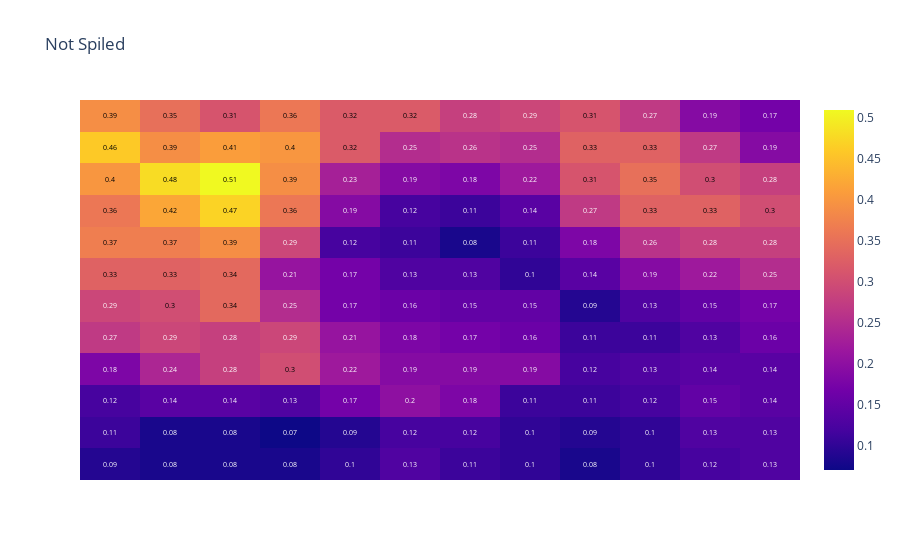
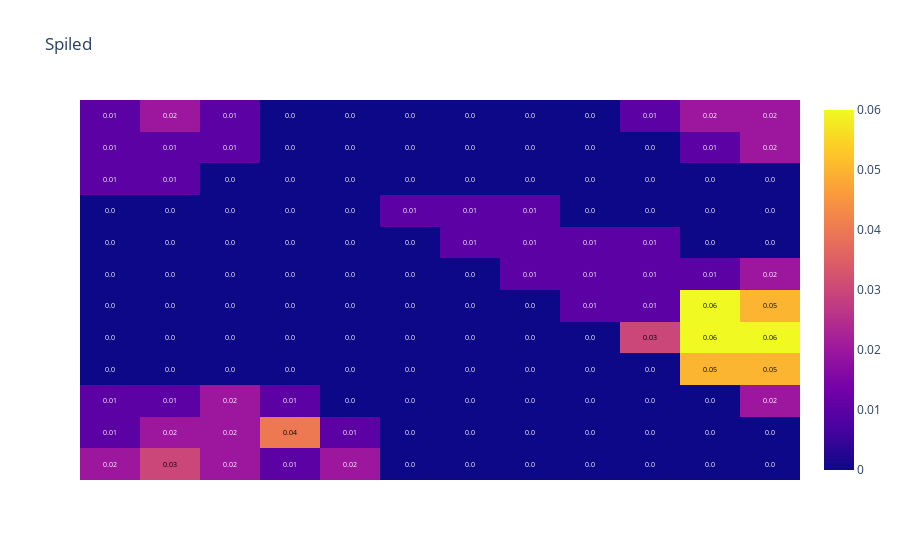

The code cell stored with these charts, in order, in its notebook:
### Code cell
GEMA.Visualization.codebook_vectors(main_map, np.array(["Not Spiled", "Spiled"]))

### Figure 1 — Plotly figure (JSON) as saved in the notebook; plotly's stock layout.template omitted (floating-point values rounded to 4 significant figures; data arrays with more than 128 entries replaced by an {"elided": "..."} marker saying what was removed)
{"data": [{"colorscale": [[0, "#0d0887"], [0.1111, "#46039f"], [0.2222, "#7201a8"], [0.3333, "#9c179e"], [0.4444, "#bd3786"], [0.5556, "#d8576b"], [0.6667, "#ed7953"], [0.7778, "#fb9f3a"], [0.8889, "#fdca26"], [1, "#f0f921"]], "reversescale": false, "showscale": true, "type": "heatmap", "z": {"elided": "12x12 float values"}}], "layout": {"annotations": [{"font": {"color": "#FFFFFF", "size": 7}, "showarrow": false, "text": "0.09", "x": 0, "xref": "x", "y": 0, "yref": "y"}, {"font": {"color": "#FFFFFF", "size": 7}, "showarrow": false, "text": "0.08", "x": 1, "xref": "x", "y": 0, "yref": "y"}, {"font": {"color": "#FFFFFF", "size": 7}, "showarrow": false, "text": "0.08", "x": 2, "xref": "x", "y": 0, "yref": "y"}, {"font": {"color": "#FFFFFF", "size": 7}, "showarrow": false, "text": "0.08", "x": 3, "xref": "x", "y": 0, "yref": "y"}, {"font": {"color": "#FFFFFF", "size": 7}, "showarrow": false, "text": "0.1", "x": 4, "xref": "x", "y": 0, "yref": "y"}, {"font": {"color": "#FFFFFF", "size": 7}, "showarrow": false, "text": "0.13", "x": 5, "xref": "x", "y": 0, "yref": "y"}, {"font": {"color": "#FFFFFF", "size": 7}, "showarrow": false, "text": "0.11", "x": 6, "xref": "x", "y": 0, "yref": "y"}, {"font": {"color": "#FFFFFF", "size": 7}, "showarrow": false, "text": "0.1", "x": 7, "xref": "x", "y": 0, "yref": "y"}, {"font": {"color": "#FFFFFF", "size": 7}, "showarrow": false, "text": "0.08", "x": 8, "xref": "x", "y": 0, "yref": "y"}, {"font": {"color": "#FFFFFF", "size": 7}, "showarrow": false, "text": "0.1", "x": 9, "xref": "x", "y": 0, "yref": "y"}, {"font": {"color": "#FFFFFF", "size": 7}, "showarrow": false, "text": "0.12", "x": 10, "xref": "x", "y": 0, "yref": "y"}, {"font": {"color": "#FFFFFF", "size": 7}, "showarrow": false, "text": "0.13", "x": 11, "xref": "x", "y": 0, "yref": "y"}, {"font": {"color": "#FFFFFF", "size": 7}, "showarrow": false, "text": "0.11", "x": 0, "xref": "x", "y": 1, "yref": "y"}, {"font": {"color": "#FFFFFF", "size": 7}, "showarrow": false, "text": "0.08", "x": 1, "xref": "x", "y": 1, "yref": "y"}, {"font": {"color": "#FFFFFF", "size": 7}, "showarrow": false, "text": "0.08", "x": 2, "xref": "x", "y": 1, "yref": "y"}, {"font": {"color": "#FFFFFF", "size": 7}, "showarrow": false, "text": "0.07", "x": 3, "xref": "x", "y": 1, "yref": "y"}, {"font": {"color": "#FFFFFF", "size": 7}, "showarrow": false, "text": "0.09", "x": 4, "xref": "x", "y": 1, "yref": "y"}, {"font": {"color": "#FFFFFF", "size": 7}, "showarrow": false, "text": "0.12", "x": 5, "xref": "x", "y": 1, "yref": "y"}, {"font": {"color": "#FFFFFF", "size": 7}, "showarrow": false, "text": "0.12", "x": 6, "xref": "x", "y": 1, "yref": "y"}, {"font": {"color": "#FFFFFF", "size": 7}, "showarrow": false, "text": "0.1", "x": 7, "xref": "x", "y": 1, "yref": "y"}, {"font": {"color": "#FFFFFF", "size": 7}, "showarrow": false, "text": "0.09", "x": 8, "xref": "x", "y": 1, "yref": "y"}, {"font": {"color": "#FFFFFF", "size": 7}, "showarrow": false, "text": "0.1", "x": 9, "xref": "x", "y": 1, "yref": "y"}, {"font": {"color": "#FFFFFF", "size": 7}, "showarrow": false, "text": "0.13", "x": 10, "xref": "x", "y": 1, "yref": "y"}, {"font": {"color": "#FFFFFF", "size": 7}, "showarrow": false, "text": "0.13", "x": 11, "xref": "x", "y": 1, "yref": "y"}, {"font": {"color": "#FFFFFF", "size": 7}, "showarrow": false, "text": "0.12", "x": 0, "xref": "x", "y": 2, "yref": "y"}, {"font": {"color": "#FFFFFF", "size": 7}, "showarrow": false, "text": "0.14", "x": 1, "xref": "x", "y": 2, "yref": "y"}, {"font": {"color": "#FFFFFF", "size": 7}, "showarrow": false, "text": "0.14", "x": 2, "xref": "x", "y": 2, "yref": "y"}, {"font": {"color": "#FFFFFF", "size": 7}, "showarrow": false, "text": "0.13", "x": 3, "xref": "x", "y": 2, "yref": "y"}, {"font": {"color": "#FFFFFF", "size": 7}, "showarrow": false, "text": "0.17", "x": 4, "xref": "x", "y": 2, "yref": "y"}, {"font": {"color": "#FFFFFF", "size": 7}, "showarrow": false, "text": "0.2", "x": 5, "xref": "x", "y": 2, "yref": "y"}, {"font": {"color": "#FFFFFF", "size": 7}, "showarrow": false, "text": "0.18", "x": 6, "xref": "x", "y": 2, "yref": "y"}, {"font": {"color": "#FFFFFF", "size": 7}, "showarrow": false, "text": "0.11", "x": 7, "xref": "x", "y": 2, "yref": "y"}, {"font": {"color": "#FFFFFF", "size": 7}, "showarrow": false, "text": "0.11", "x": 8, "xref": "x", "y": 2, "yref": "y"}, {"font": {"color": "#FFFFFF", "size": 7}, "showarrow": false, "text": "0.12", "x": 9, "xref": "x", "y": 2, "yref": "y"}, {"font": {"color": "#FFFFFF", "size": 7}, "showarrow": false, "text": "0.15", "x": 10, "xref": "x", "y": 2, "yref": "y"}, {"font": {"color": "#FFFFFF", "size": 7}, "showarrow": false, "text": "0.14", "x": 11, "xref": "x", "y": 2, "yref": "y"}, {"font": {"color": "#FFFFFF", "size": 7}, "showarrow": false, "text": "0.18", "x": 0, "xref": "x", "y": 3, "yref": "y"}, {"font": {"color": "#FFFFFF", "size": 7}, "showarrow": false, "text": "0.24", "x": 1, "xref": "x", "y": 3, "yref": "y"}, {"font": {"color": "#FFFFFF", "size": 7}, "showarrow": false, "text": "0.28", "x": 2, "xref": "x", "y": 3, "yref": "y"}, {"font": {"color": "#000000", "size": 7}, "showarrow": false, "text": "0.3", "x": 3, "xref": "x", "y": 3, "yref": "y"}, {"font": {"color": "#FFFFFF", "size": 7}, "showarrow": false, "text": "0.22", "x": 4, "xref": "x", "y": 3, "yref": "y"}, {"font": {"color": "#FFFFFF", "size": 7}, "showarrow": false, "text": "0.19", "x": 5, "xref": "x", "y": 3, "yref": "y"}, {"font": {"color": "#FFFFFF", "size": 7}, "showarrow": false, "text": "0.19", "x": 6, "xref": "x", "y": 3, "yref": "y"}, {"font": {"color": "#FFFFFF", "size": 7}, "showarrow": false, "text": "0.19", "x": 7, "xref": "x", "y": 3, "yref": "y"}, {"font": {"color": "#FFFFFF", "size": 7}, "showarrow": false, "text": "0.12", "x": 8, "xref": "x", "y": 3, "yref": "y"}, {"font": {"color": "#FFFFFF", "size": 7}, "showarrow": false, "text": "0.13", "x": 9, "xref": "x", "y": 3, "yref": "y"}, {"font": {"color": "#FFFFFF", "size": 7}, "showarrow": false, "text": "0.14", "x": 10, "xref": "x", "y": 3, "yref": "y"}, {"font": {"color": "#FFFFFF", "size": 7}, "showarrow": false, "text": "0.14", "x": 11, "xref": "x", "y": 3, "yref": "y"}, {"font": {"color": "#FFFFFF", "size": 7}, "showarrow": false, "text": "0.27", "x": 0, "xref": "x", "y": 4, "yref": "y"}, {"font": {"color": "#FFFFFF", "size": 7}, "showarrow": false, "text": "0.29", "x": 1, "xref": "x", "y": 4, "yref": "y"}, {"font": {"color": "#FFFFFF", "size": 7}, "showarrow": false, "text": "0.28", "x": 2, "xref": "x", "y": 4, "yref": "y"}, {"font": {"color": "#FFFFFF", "size": 7}, "showarrow": false, "text": "0.29", "x": 3, "xref": "x", "y": 4, "yref": "y"}, {"font": {"color": "#FFFFFF", "size": 7}, "showarrow": false, "text": "0.21", "x": 4, "xref": "x", "y": 4, "yref": "y"}, {"font": {"color": "#FFFFFF", "size": 7}, "showarrow": false, "text": "0.18", "x": 5, "xref": "x", "y": 4, "yref": "y"}, {"font": {"color": "#FFFFFF", "size": 7}, "showarrow": false, "text": "0.17", "x": 6, "xref": "x", "y": 4, "yref": "y"}, {"font": {"color": "#FFFFFF", "size": 7}, "showarrow": false, "text": "0.16", "x": 7, "xref": "x", "y": 4, "yref": "y"}, {"font": {"color": "#FFFFFF", "size": 7}, "showarrow": false, "text": "0.11", "x": 8, "xref": "x", "y": 4, "yref": "y"}, {"font": {"color": "#FFFFFF", "size": 7}, "showarrow": false, "text": "0.11", "x": 9, "xref": "x", "y": 4, "yref": "y"}, {"font": {"color": "#FFFFFF", "size": 7}, "showarrow": false, "text": "0.13", "x": 10, "xref": "x", "y": 4, "yref": "y"}, {"font": {"color": "#FFFFFF", "size": 7}, "showarrow": false, "text": "0.16", "x": 11, "xref": "x", "y": 4, "yref": "y"}, {"font": {"color": "#FFFFFF", "size": 7}, "showarrow": false, "text": "0.29", "x": 0, "xref": "x", "y": 5, "yref": "y"}, {"font": {"color": "#000000", "size": 7}, "showarrow": false, "text": "0.3", "x": 1, "xref": "x", "y": 5, "yref": "y"}, {"font": {"color": "#000000", "size": 7}, "showarrow": false, "text": "0.34", "x": 2, "xref": "x", "y": 5, "yref": "y"}, {"font": {"color": "#FFFFFF", "size": 7}, "showarrow": false, "text": "0.25", "x": 3, "xref": "x", "y": 5, "yref": "y"}, {"font": {"color": "#FFFFFF", "size": 7}, "showarrow": false, "text": "0.17", "x": 4, "xref": "x", "y": 5, "yref": "y"}, {"font": {"color": "#FFFFFF", "size": 7}, "showarrow": false, "text": "0.16", "x": 5, "xref": "x", "y": 5, "yref": "y"}, {"font": {"color": "#FFFFFF", "size": 7}, "showarrow": false, "text": "0.15", "x": 6, "xref": "x", "y": 5, "yref": "y"}, {"font": {"color": "#FFFFFF", "size": 7}, "showarrow": false, "text": "0.15", "x": 7, "xref": "x", "y": 5, "yref": "y"}, {"font": {"color": "#FFFFFF", "size": 7}, "showarrow": false, "text": "0.09", "x": 8, "xref": "x", "y": 5, "yref": "y"}, {"font": {"color": "#FFFFFF", "size": 7}, "showarrow": false, "text": "0.13", "x": 9, "xref": "x", "y": 5, "yref": "y"}, {"font": {"color": "#FFFFFF", "size": 7}, "showarrow": false, "text": "0.15", "x": 10, "xref": "x", "y": 5, "yref": "y"}, {"font": {"color": "#FFFFFF", "size": 7}, "showarrow": false, "text": "0.17", "x": 11, "xref": "x", "y": 5, "yref": "y"}, {"font": {"color": "#000000", "size": 7}, "showarrow": false, "text": "0.33", "x": 0, "xref": "x", "y": 6, "yref": "y"}, {"font": {"color": "#000000", "size": 7}, "showarrow": false, "text": "0.33", "x": 1, "xref": "x", "y": 6, "yref": "y"}, {"font": {"color": "#000000", "size": 7}, "showarrow": false, "text": "0.34", "x": 2, "xref": "x", "y": 6, "yref": "y"}, {"font": {"color": "#FFFFFF", "size": 7}, "showarrow": false, "text": "0.21", "x": 3, "xref": "x", "y": 6, "yref": "y"}, {"font": {"color": "#FFFFFF", "size": 7}, "showarrow": false, "text": "0.17", "x": 4, "xref": "x", "y": 6, "yref": "y"}, {"font": {"color": "#FFFFFF", "size": 7}, "showarrow": false, "text": "0.13", "x": 5, "xref": "x", "y": 6, "yref": "y"}, {"font": {"color": "#FFFFFF", "size": 7}, "showarrow": false, "text": "0.13", "x": 6, "xref": "x", "y": 6, "yref": "y"}, {"font": {"color": "#FFFFFF", "size": 7}, "showarrow": false, "text": "0.1", "x": 7, "xref": "x", "y": 6, "yref": "y"}, {"font": {"color": "#FFFFFF", "size": 7}, "showarrow": false, "text": "0.14", "x": 8, "xref": "x", "y": 6, "yref": "y"}, {"font": {"color": "#FFFFFF", "size": 7}, "showarrow": false, "text": "0.19", "x": 9, "xref": "x", "y": 6, "yref": "y"}, {"font": {"color": "#FFFFFF", "size": 7}, "showarrow": false, "text": "0.22", "x": 10, "xref": "x", "y": 6, "yref": "y"}, {"font": {"color": "#FFFFFF", "size": 7}, "showarrow": false, "text": "0.25", "x": 11, "xref": "x", "y": 6, "yref": "y"}, {"font": {"color": "#000000", "size": 7}, "showarrow": false, "text": "0.37", "x": 0, "xref": "x", "y": 7, "yref": "y"}, {"font": {"color": "#000000", "size": 7}, "showarrow": false, "text": "0.37", "x": 1, "xref": "x", "y": 7, "yref": "y"}, {"font": {"color": "#000000", "size": 7}, "showarrow": false, "text": "0.39", "x": 2, "xref": "x", "y": 7, "yref": "y"}, {"font": {"color": "#FFFFFF", "size": 7}, "showarrow": false, "text": "0.29", "x": 3, "xref": "x", "y": 7, "yref": "y"}, {"font": {"color": "#FFFFFF", "size": 7}, "showarrow": false, "text": "0.12", "x": 4, "xref": "x", "y": 7, "yref": "y"}, {"font": {"color": "#FFFFFF", "size": 7}, "showarrow": false, "text": "0.11", "x": 5, "xref": "x", "y": 7, "yref": "y"}, {"font": {"color": "#FFFFFF", "size": 7}, "showarrow": false, "text": "0.08", "x": 6, "xref": "x", "y": 7, "yref": "y"}, {"font": {"color": "#FFFFFF", "size": 7}, "showarrow": false, "text": "0.11", "x": 7, "xref": "x", "y": 7, "yref": "y"}, {"font": {"color": "#FFFFFF", "size": 7}, "showarrow": false, "text": "0.18", "x": 8, "xref": "x", "y": 7, "yref": "y"}, {"font": {"color": "#FFFFFF", "size": 7}, "showarrow": false, "text": "0.26", "x": 9, "xref": "x", "y": 7, "yref": "y"}, {"font": {"color": "#FFFFFF", "size": 7}, "showarrow": false, "text": "0.28", "x": 10, "xref": "x", "y": 7, "yref": "y"}, {"font": {"color": "#FFFFFF", "size": 7}, "showarrow": false, "text": "0.28", "x": 11, "xref": "x", "y": 7, "yref": "y"}, {"font": {"color": "#000000", "size": 7}, "showarrow": false, "text": "0.36", "x": 0, "xref": "x", "y": 8, "yref": "y"}, {"font": {"color": "#000000", "size": 7}, "showarrow": false, "text": "0.42", "x": 1, "xref": "x", "y": 8, "yref": "y"}, {"font": {"color": "#000000", "size": 7}, "showarrow": false, "text": "0.47", "x": 2, "xref": "x", "y": 8, "yref": "y"}, {"font": {"color": "#000000", "size": 7}, "showarrow": false, "text": "0.36", "x": 3, "xref": "x", "y": 8, "yref": "y"}, {"font": {"color": "#FFFFFF", "size": 7}, "showarrow": false, "text": "0.19", "x": 4, "xref": "x", "y": 8, "yref": "y"}, {"font": {"color": "#FFFFFF", "size": 7}, "showarrow": false, "text": "0.12", "x": 5, "xref": "x", "y": 8, "yref": "y"}, {"font": {"color": "#FFFFFF", "size": 7}, "showarrow": false, "text": "0.11", "x": 6, "xref": "x", "y": 8, "yref": "y"}, {"font": {"color": "#FFFFFF", "size": 7}, "showarrow": false, "text": "0.14", "x": 7, "xref": "x", "y": 8, "yref": "y"}, {"font": {"color": "#FFFFFF", "size": 7}, "showarrow": false, "text": "0.27", "x": 8, "xref": "x", "y": 8, "yref": "y"}, {"font": {"color": "#000000", "size": 7}, "showarrow": false, "text": "0.33", "x": 9, "xref": "x", "y": 8, "yref": "y"}, {"font": {"color": "#000000", "size": 7}, "showarrow": false, "text": "0.33", "x": 10, "xref": "x", "y": 8, "yref": "y"}, {"font": {"color": "#000000", "size": 7}, "showarrow": false, "text": "0.3", "x": 11, "xref": "x", "y": 8, "yref": "y"}, {"font": {"color": "#000000", "size": 7}, "showarrow": false, "text": "0.4", "x": 0, "xref": "x", "y": 9, "yref": "y"}, {"font": {"color": "#000000", "size": 7}, "showarrow": false, "text": "0.48", "x": 1, "xref": "x", "y": 9, "yref": "y"}, {"font": {"color": "#000000", "size": 7}, "showarrow": false, "text": "0.51", "x": 2, "xref": "x", "y": 9, "yref": "y"}, {"font": {"color": "#000000", "size": 7}, "showarrow": false, "text": "0.39", "x": 3, "xref": "x", "y": 9, "yref": "y"}, {"font": {"color": "#FFFFFF", "size": 7}, "showarrow": false, "text": "0.23", "x": 4, "xref": "x", "y": 9, "yref": "y"}, {"font": {"color": "#FFFFFF", "size": 7}, "showarrow": false, "text": "0.19", "x": 5, "xref": "x", "y": 9, "yref": "y"}, {"font": {"color": "#FFFFFF", "size": 7}, "showarrow": false, "text": "0.18", "x": 6, "xref": "x", "y": 9, "yref": "y"}, {"font": {"color": "#FFFFFF", "size": 7}, "showarrow": false, "text": "0.22", "x": 7, "xref": "x", "y": 9, "yref": "y"}, {"font": {"color": "#000000", "size": 7}, "showarrow": false, "text": "0.31", "x": 8, "xref": "x", "y": 9, "yref": "y"}, {"font": {"color": "#000000", "size": 7}, "showarrow": false, "text": "0.35", "x": 9, "xref": "x", "y": 9, "yref": "y"}, {"font": {"color": "#000000", "size": 7}, "showarrow": false, "text": "0.3", "x": 10, "xref": "x", "y": 9, "yref": "y"}, {"font": {"color": "#FFFFFF", "size": 7}, "showarrow": false, "text": "0.28", "x": 11, "xref": "x", "y": 9, "yref": "y"}, {"font": {"color": "#000000", "size": 7}, "showarrow": false, "text": "0.46", "x": 0, "xref": "x", "y": 10, "yref": "y"}, {"font": {"color": "#000000", "size": 7}, "showarrow": false, "text": "0.39", "x": 1, "xref": "x", "y": 10, "yref": "y"}, {"font": {"color": "#000000", "size": 7}, "showarrow": false, "text": "0.41", "x": 2, "xref": "x", "y": 10, "yref": "y"}, {"font": {"color": "#000000", "size": 7}, "showarrow": false, "text": "0.4", "x": 3, "xref": "x", "y": 10, "yref": "y"}, {"font": {"color": "#000000", "size": 7}, "showarrow": false, "text": "0.32", "x": 4, "xref": "x", "y": 10, "yref": "y"}, {"font": {"color": "#FFFFFF", "size": 7}, "showarrow": false, "text": "0.25", "x": 5, "xref": "x", "y": 10, "yref": "y"}, {"font": {"color": "#FFFFFF", "size": 7}, "showarrow": false, "text": "0.26", "x": 6, "xref": "x", "y": 10, "yref": "y"}, {"font": {"color": "#FFFFFF", "size": 7}, "showarrow": false, "text": "0.25", "x": 7, "xref": "x", "y": 10, "yref": "y"}, {"font": {"color": "#000000", "size": 7}, "showarrow": false, "text": "0.33", "x": 8, "xref": "x", "y": 10, "yref": "y"}, {"font": {"color": "#000000", "size": 7}, "showarrow": false, "text": "0.33", "x": 9, "xref": "x", "y": 10, "yref": "y"}, {"font": {"color": "#FFFFFF", "size": 7}, "showarrow": false, "text": "0.27", "x": 10, "xref": "x", "y": 10, "yref": "y"}, {"font": {"color": "#FFFFFF", "size": 7}, "showarrow": false, "text": "0.19", "x": 11, "xref": "x", "y": 10, "yref": "y"}, {"font": {"color": "#000000", "size": 7}, "showarrow": false, "text": "0.39", "x": 0, "xref": "x", "y": 11, "yref": "y"}, {"font": {"color": "#000000", "size": 7}, "showarrow": false, "text": "0.35", "x": 1, "xref": "x", "y": 11, "yref": "y"}, {"font": {"color": "#000000", "size": 7}, "showarrow": false, "text": "0.31", "x": 2, "xref": "x", "y": 11, "yref": "y"}, {"font": {"color": "#000000", "size": 7}, "showarrow": false, "text": "0.36", "x": 3, "xref": "x", "y": 11, "yref": "y"}, {"font": {"color": "#000000", "size": 7}, "showarrow": false, "text": "0.32", "x": 4, "xref": "x", "y": 11, "yref": "y"}, {"font": {"color": "#000000", "size": 7}, "showarrow": false, "text": "0.32", "x": 5, "xref": "x", "y": 11, "yref": "y"}, {"font": {"color": "#FFFFFF", "size": 7}, "showarrow": false, "text": "0.28", "x": 6, "xref": "x", "y": 11, "yref": "y"}, {"font": {"color": "#FFFFFF", "size": 7}, "showarrow": false, "text": "0.29", "x": 7, "xref": "x", "y": 11, "yref": "y"}, {"font": {"color": "#000000", "size": 7}, "showarrow": false, "text": "0.31", "x": 8, "xref": "x", "y": 11, "yref": "y"}, {"font": {"color": "#FFFFFF", "size": 7}, "showarrow": false, "text": "0.27", "x": 9, "xref": "x", "y": 11, "yref": "y"}, {"font": {"color": "#FFFFFF", "size": 7}, "showarrow": false, "text": "0.19", "x": 10, "xref": "x", "y": 11, "yref": "y"}, {"font": {"color": "#FFFFFF", "size": 7}, "showarrow": false, "text": "0.17", "x": 11, "xref": "x", "y": 11, "yref": "y"}], "title": {"text": "Not Spiled"}, "xaxis": {"gridcolor": "rgb(0, 0, 0)", "showticklabels": false, "side": "top", "ticks": ""}, "yaxis": {"showticklabels": false, "ticks": "", "ticksuffix": "  "}}}

### Figure 2 — Plotly figure (JSON) as saved in the notebook; plotly's stock layout.template omitted (floating-point values rounded to 4 significant figures; data arrays with more than 128 entries replaced by an {"elided": "..."} marker saying what was removed)
{"data": [{"colorscale": [[0, "#0d0887"], [0.1111, "#46039f"], [0.2222, "#7201a8"], [0.3333, "#9c179e"], [0.4444, "#bd3786"], [0.5556, "#d8576b"], [0.6667, "#ed7953"], [0.7778, "#fb9f3a"], [0.8889, "#fdca26"], [1, "#f0f921"]], "reversescale": false, "showscale": true, "type": "heatmap", "z": {"elided": "12x12 float values"}}], "layout": {"annotations": [{"font": {"color": "#FFFFFF", "size": 7}, "showarrow": false, "text": "0.02", "x": 0, "xref": "x", "y": 0, "yref": "y"}, {"font": {"color": "#000000", "size": 7}, "showarrow": false, "text": "0.03", "x": 1, "xref": "x", "y": 0, "yref": "y"}, {"font": {"color": "#FFFFFF", "size": 7}, "showarrow": false, "text": "0.02", "x": 2, "xref": "x", "y": 0, "yref": "y"}, {"font": {"color": "#FFFFFF", "size": 7}, "showarrow": false, "text": "0.01", "x": 3, "xref": "x", "y": 0, "yref": "y"}, {"font": {"color": "#FFFFFF", "size": 7}, "showarrow": false, "text": "0.02", "x": 4, "xref": "x", "y": 0, "yref": "y"}, {"font": {"color": "#FFFFFF", "size": 7}, "showarrow": false, "text": "0.0", "x": 5, "xref": "x", "y": 0, "yref": "y"}, {"font": {"color": "#FFFFFF", "size": 7}, "showarrow": false, "text": "0.0", "x": 6, "xref": "x", "y": 0, "yref": "y"}, {"font": {"color": "#FFFFFF", "size": 7}, "showarrow": false, "text": "0.0", "x": 7, "xref": "x", "y": 0, "yref": "y"}, {"font": {"color": "#FFFFFF", "size": 7}, "showarrow": false, "text": "0.0", "x": 8, "xref": "x", "y": 0, "yref": "y"}, {"font": {"color": "#FFFFFF", "size": 7}, "showarrow": false, "text": "0.0", "x": 9, "xref": "x", "y": 0, "yref": "y"}, {"font": {"color": "#FFFFFF", "size": 7}, "showarrow": false, "text": "0.0", "x": 10, "xref": "x", "y": 0, "yref": "y"}, {"font": {"color": "#FFFFFF", "size": 7}, "showarrow": false, "text": "0.0", "x": 11, "xref": "x", "y": 0, "yref": "y"}, {"font": {"color": "#FFFFFF", "size": 7}, "showarrow": false, "text": "0.01", "x": 0, "xref": "x", "y": 1, "yref": "y"}, {"font": {"color": "#FFFFFF", "size": 7}, "showarrow": false, "text": "0.02", "x": 1, "xref": "x", "y": 1, "yref": "y"}, {"font": {"color": "#FFFFFF", "size": 7}, "showarrow": false, "text": "0.02", "x": 2, "xref": "x", "y": 1, "yref": "y"}, {"font": {"color": "#000000", "size": 7}, "showarrow": false, "text": "0.04", "x": 3, "xref": "x", "y": 1, "yref": "y"}, {"font": {"color": "#FFFFFF", "size": 7}, "showarrow": false, "text": "0.01", "x": 4, "xref": "x", "y": 1, "yref": "y"}, {"font": {"color": "#FFFFFF", "size": 7}, "showarrow": false, "text": "0.0", "x": 5, "xref": "x", "y": 1, "yref": "y"}, {"font": {"color": "#FFFFFF", "size": 7}, "showarrow": false, "text": "0.0", "x": 6, "xref": "x", "y": 1, "yref": "y"}, {"font": {"color": "#FFFFFF", "size": 7}, "showarrow": false, "text": "0.0", "x": 7, "xref": "x", "y": 1, "yref": "y"}, {"font": {"color": "#FFFFFF", "size": 7}, "showarrow": false, "text": "0.0", "x": 8, "xref": "x", "y": 1, "yref": "y"}, {"font": {"color": "#FFFFFF", "size": 7}, "showarrow": false, "text": "0.0", "x": 9, "xref": "x", "y": 1, "yref": "y"}, {"font": {"color": "#FFFFFF", "size": 7}, "showarrow": false, "text": "0.0", "x": 10, "xref": "x", "y": 1, "yref": "y"}, {"font": {"color": "#FFFFFF", "size": 7}, "showarrow": false, "text": "0.0", "x": 11, "xref": "x", "y": 1, "yref": "y"}, {"font": {"color": "#FFFFFF", "size": 7}, "showarrow": false, "text": "0.01", "x": 0, "xref": "x", "y": 2, "yref": "y"}, {"font": {"color": "#FFFFFF", "size": 7}, "showarrow": false, "text": "0.01", "x": 1, "xref": "x", "y": 2, "yref": "y"}, {"font": {"color": "#FFFFFF", "size": 7}, "showarrow": false, "text": "0.02", "x": 2, "xref": "x", "y": 2, "yref": "y"}, {"font": {"color": "#FFFFFF", "size": 7}, "showarrow": false, "text": "0.01", "x": 3, "xref": "x", "y": 2, "yref": "y"}, {"font": {"color": "#FFFFFF", "size": 7}, "showarrow": false, "text": "0.0", "x": 4, "xref": "x", "y": 2, "yref": "y"}, {"font": {"color": "#FFFFFF", "size": 7}, "showarrow": false, "text": "0.0", "x": 5, "xref": "x", "y": 2, "yref": "y"}, {"font": {"color": "#FFFFFF", "size": 7}, "showarrow": false, "text": "0.0", "x": 6, "xref": "x", "y": 2, "yref": "y"}, {"font": {"color": "#FFFFFF", "size": 7}, "showarrow": false, "text": "0.0", "x": 7, "xref": "x", "y": 2, "yref": "y"}, {"font": {"color": "#FFFFFF", "size": 7}, "showarrow": false, "text": "0.0", "x": 8, "xref": "x", "y": 2, "yref": "y"}, {"font": {"color": "#FFFFFF", "size": 7}, "showarrow": false, "text": "0.0", "x": 9, "xref": "x", "y": 2, "yref": "y"}, {"font": {"color": "#FFFFFF", "size": 7}, "showarrow": false, "text": "0.0", "x": 10, "xref": "x", "y": 2, "yref": "y"}, {"font": {"color": "#FFFFFF", "size": 7}, "showarrow": false, "text": "0.02", "x": 11, "xref": "x", "y": 2, "yref": "y"}, {"font": {"color": "#FFFFFF", "size": 7}, "showarrow": false, "text": "0.0", "x": 0, "xref": "x", "y": 3, "yref": "y"}, {"font": {"color": "#FFFFFF", "size": 7}, "showarrow": false, "text": "0.0", "x": 1, "xref": "x", "y": 3, "yref": "y"}, {"font": {"color": "#FFFFFF", "size": 7}, "showarrow": false, "text": "0.0", "x": 2, "xref": "x", "y": 3, "yref": "y"}, {"font": {"color": "#FFFFFF", "size": 7}, "showarrow": false, "text": "0.0", "x": 3, "xref": "x", "y": 3, "yref": "y"}, {"font": {"color": "#FFFFFF", "size": 7}, "showarrow": false, "text": "0.0", "x": 4, "xref": "x", "y": 3, "yref": "y"}, {"font": {"color": "#FFFFFF", "size": 7}, "showarrow": false, "text": "0.0", "x": 5, "xref": "x", "y": 3, "yref": "y"}, {"font": {"color": "#FFFFFF", "size": 7}, "showarrow": false, "text": "0.0", "x": 6, "xref": "x", "y": 3, "yref": "y"}, {"font": {"color": "#FFFFFF", "size": 7}, "showarrow": false, "text": "0.0", "x": 7, "xref": "x", "y": 3, "yref": "y"}, {"font": {"color": "#FFFFFF", "size": 7}, "showarrow": false, "text": "0.0", "x": 8, "xref": "x", "y": 3, "yref": "y"}, {"font": {"color": "#FFFFFF", "size": 7}, "showarrow": false, "text": "0.0", "x": 9, "xref": "x", "y": 3, "yref": "y"}, {"font": {"color": "#000000", "size": 7}, "showarrow": false, "text": "0.05", "x": 10, "xref": "x", "y": 3, "yref": "y"}, {"font": {"color": "#000000", "size": 7}, "showarrow": false, "text": "0.05", "x": 11, "xref": "x", "y": 3, "yref": "y"}, {"font": {"color": "#FFFFFF", "size": 7}, "showarrow": false, "text": "0.0", "x": 0, "xref": "x", "y": 4, "yref": "y"}, {"font": {"color": "#FFFFFF", "size": 7}, "showarrow": false, "text": "0.0", "x": 1, "xref": "x", "y": 4, "yref": "y"}, {"font": {"color": "#FFFFFF", "size": 7}, "showarrow": false, "text": "0.0", "x": 2, "xref": "x", "y": 4, "yref": "y"}, {"font": {"color": "#FFFFFF", "size": 7}, "showarrow": false, "text": "0.0", "x": 3, "xref": "x", "y": 4, "yref": "y"}, {"font": {"color": "#FFFFFF", "size": 7}, "showarrow": false, "text": "0.0", "x": 4, "xref": "x", "y": 4, "yref": "y"}, {"font": {"color": "#FFFFFF", "size": 7}, "showarrow": false, "text": "0.0", "x": 5, "xref": "x", "y": 4, "yref": "y"}, {"font": {"color": "#FFFFFF", "size": 7}, "showarrow": false, "text": "0.0", "x": 6, "xref": "x", "y": 4, "yref": "y"}, {"font": {"color": "#FFFFFF", "size": 7}, "showarrow": false, "text": "0.0", "x": 7, "xref": "x", "y": 4, "yref": "y"}, {"font": {"color": "#FFFFFF", "size": 7}, "showarrow": false, "text": "0.0", "x": 8, "xref": "x", "y": 4, "yref": "y"}, {"font": {"color": "#000000", "size": 7}, "showarrow": false, "text": "0.03", "x": 9, "xref": "x", "y": 4, "yref": "y"}, {"font": {"color": "#000000", "size": 7}, "showarrow": false, "text": "0.06", "x": 10, "xref": "x", "y": 4, "yref": "y"}, {"font": {"color": "#000000", "size": 7}, "showarrow": false, "text": "0.06", "x": 11, "xref": "x", "y": 4, "yref": "y"}, {"font": {"color": "#FFFFFF", "size": 7}, "showarrow": false, "text": "0.0", "x": 0, "xref": "x", "y": 5, "yref": "y"}, {"font": {"color": "#FFFFFF", "size": 7}, "showarrow": false, "text": "0.0", "x": 1, "xref": "x", "y": 5, "yref": "y"}, {"font": {"color": "#FFFFFF", "size": 7}, "showarrow": false, "text": "0.0", "x": 2, "xref": "x", "y": 5, "yref": "y"}, {"font": {"color": "#FFFFFF", "size": 7}, "showarrow": false, "text": "0.0", "x": 3, "xref": "x", "y": 5, "yref": "y"}, {"font": {"color": "#FFFFFF", "size": 7}, "showarrow": false, "text": "0.0", "x": 4, "xref": "x", "y": 5, "yref": "y"}, {"font": {"color": "#FFFFFF", "size": 7}, "showarrow": false, "text": "0.0", "x": 5, "xref": "x", "y": 5, "yref": "y"}, {"font": {"color": "#FFFFFF", "size": 7}, "showarrow": false, "text": "0.0", "x": 6, "xref": "x", "y": 5, "yref": "y"}, {"font": {"color": "#FFFFFF", "size": 7}, "showarrow": false, "text": "0.0", "x": 7, "xref": "x", "y": 5, "yref": "y"}, {"font": {"color": "#FFFFFF", "size": 7}, "showarrow": false, "text": "0.01", "x": 8, "xref": "x", "y": 5, "yref": "y"}, {"font": {"color": "#FFFFFF", "size": 7}, "showarrow": false, "text": "0.01", "x": 9, "xref": "x", "y": 5, "yref": "y"}, {"font": {"color": "#000000", "size": 7}, "showarrow": false, "text": "0.06", "x": 10, "xref": "x", "y": 5, "yref": "y"}, {"font": {"color": "#000000", "size": 7}, "showarrow": false, "text": "0.05", "x": 11, "xref": "x", "y": 5, "yref": "y"}, {"font": {"color": "#FFFFFF", "size": 7}, "showarrow": false, "text": "0.0", "x": 0, "xref": "x", "y": 6, "yref": "y"}, {"font": {"color": "#FFFFFF", "size": 7}, "showarrow": false, "text": "0.0", "x": 1, "xref": "x", "y": 6, "yref": "y"}, {"font": {"color": "#FFFFFF", "size": 7}, "showarrow": false, "text": "0.0", "x": 2, "xref": "x", "y": 6, "yref": "y"}, {"font": {"color": "#FFFFFF", "size": 7}, "showarrow": false, "text": "0.0", "x": 3, "xref": "x", "y": 6, "yref": "y"}, {"font": {"color": "#FFFFFF", "size": 7}, "showarrow": false, "text": "0.0", "x": 4, "xref": "x", "y": 6, "yref": "y"}, {"font": {"color": "#FFFFFF", "size": 7}, "showarrow": false, "text": "0.0", "x": 5, "xref": "x", "y": 6, "yref": "y"}, {"font": {"color": "#FFFFFF", "size": 7}, "showarrow": false, "text": "0.0", "x": 6, "xref": "x", "y": 6, "yref": "y"}, {"font": {"color": "#FFFFFF", "size": 7}, "showarrow": false, "text": "0.01", "x": 7, "xref": "x", "y": 6, "yref": "y"}, {"font": {"color": "#FFFFFF", "size": 7}, "showarrow": false, "text": "0.01", "x": 8, "xref": "x", "y": 6, "yref": "y"}, {"font": {"color": "#FFFFFF", "size": 7}, "showarrow": false, "text": "0.01", "x": 9, "xref": "x", "y": 6, "yref": "y"}, {"font": {"color": "#FFFFFF", "size": 7}, "showarrow": false, "text": "0.01", "x": 10, "xref": "x", "y": 6, "yref": "y"}, {"font": {"color": "#FFFFFF", "size": 7}, "showarrow": false, "text": "0.02", "x": 11, "xref": "x", "y": 6, "yref": "y"}, {"font": {"color": "#FFFFFF", "size": 7}, "showarrow": false, "text": "0.0", "x": 0, "xref": "x", "y": 7, "yref": "y"}, {"font": {"color": "#FFFFFF", "size": 7}, "showarrow": false, "text": "0.0", "x": 1, "xref": "x", "y": 7, "yref": "y"}, {"font": {"color": "#FFFFFF", "size": 7}, "showarrow": false, "text": "0.0", "x": 2, "xref": "x", "y": 7, "yref": "y"}, {"font": {"color": "#FFFFFF", "size": 7}, "showarrow": false, "text": "0.0", "x": 3, "xref": "x", "y": 7, "yref": "y"}, {"font": {"color": "#FFFFFF", "size": 7}, "showarrow": false, "text": "0.0", "x": 4, "xref": "x", "y": 7, "yref": "y"}, {"font": {"color": "#FFFFFF", "size": 7}, "showarrow": false, "text": "0.0", "x": 5, "xref": "x", "y": 7, "yref": "y"}, {"font": {"color": "#FFFFFF", "size": 7}, "showarrow": false, "text": "0.01", "x": 6, "xref": "x", "y": 7, "yref": "y"}, {"font": {"color": "#FFFFFF", "size": 7}, "showarrow": false, "text": "0.01", "x": 7, "xref": "x", "y": 7, "yref": "y"}, {"font": {"color": "#FFFFFF", "size": 7}, "showarrow": false, "text": "0.01", "x": 8, "xref": "x", "y": 7, "yref": "y"}, {"font": {"color": "#FFFFFF", "size": 7}, "showarrow": false, "text": "0.01", "x": 9, "xref": "x", "y": 7, "yref": "y"}, {"font": {"color": "#FFFFFF", "size": 7}, "showarrow": false, "text": "0.0", "x": 10, "xref": "x", "y": 7, "yref": "y"}, {"font": {"color": "#FFFFFF", "size": 7}, "showarrow": false, "text": "0.0", "x": 11, "xref": "x", "y": 7, "yref": "y"}, {"font": {"color": "#FFFFFF", "size": 7}, "showarrow": false, "text": "0.0", "x": 0, "xref": "x", "y": 8, "yref": "y"}, {"font": {"color": "#FFFFFF", "size": 7}, "showarrow": false, "text": "0.0", "x": 1, "xref": "x", "y": 8, "yref": "y"}, {"font": {"color": "#FFFFFF", "size": 7}, "showarrow": false, "text": "0.0", "x": 2, "xref": "x", "y": 8, "yref": "y"}, {"font": {"color": "#FFFFFF", "size": 7}, "showarrow": false, "text": "0.0", "x": 3, "xref": "x", "y": 8, "yref": "y"}, {"font": {"color": "#FFFFFF", "size": 7}, "showarrow": false, "text": "0.0", "x": 4, "xref": "x", "y": 8, "yref": "y"}, {"font": {"color": "#FFFFFF", "size": 7}, "showarrow": false, "text": "0.01", "x": 5, "xref": "x", "y": 8, "yref": "y"}, {"font": {"color": "#FFFFFF", "size": 7}, "showarrow": false, "text": "0.01", "x": 6, "xref": "x", "y": 8, "yref": "y"}, {"font": {"color": "#FFFFFF", "size": 7}, "showarrow": false, "text": "0.01", "x": 7, "xref": "x", "y": 8, "yref": "y"}, {"font": {"color": "#FFFFFF", "size": 7}, "showarrow": false, "text": "0.0", "x": 8, "xref": "x", "y": 8, "yref": "y"}, {"font": {"color": "#FFFFFF", "size": 7}, "showarrow": false, "text": "0.0", "x": 9, "xref": "x", "y": 8, "yref": "y"}, {"font": {"color": "#FFFFFF", "size": 7}, "showarrow": false, "text": "0.0", "x": 10, "xref": "x", "y": 8, "yref": "y"}, {"font": {"color": "#FFFFFF", "size": 7}, "showarrow": false, "text": "0.0", "x": 11, "xref": "x", "y": 8, "yref": "y"}, {"font": {"color": "#FFFFFF", "size": 7}, "showarrow": false, "text": "0.01", "x": 0, "xref": "x", "y": 9, "yref": "y"}, {"font": {"color": "#FFFFFF", "size": 7}, "showarrow": false, "text": "0.01", "x": 1, "xref": "x", "y": 9, "yref": "y"}, {"font": {"color": "#FFFFFF", "size": 7}, "showarrow": false, "text": "0.0", "x": 2, "xref": "x", "y": 9, "yref": "y"}, {"font": {"color": "#FFFFFF", "size": 7}, "showarrow": false, "text": "0.0", "x": 3, "xref": "x", "y": 9, "yref": "y"}, {"font": {"color": "#FFFFFF", "size": 7}, "showarrow": false, "text": "0.0", "x": 4, "xref": "x", "y": 9, "yref": "y"}, {"font": {"color": "#FFFFFF", "size": 7}, "showarrow": false, "text": "0.0", "x": 5, "xref": "x", "y": 9, "yref": "y"}, {"font": {"color": "#FFFFFF", "size": 7}, "showarrow": false, "text": "0.0", "x": 6, "xref": "x", "y": 9, "yref": "y"}, {"font": {"color": "#FFFFFF", "size": 7}, "showarrow": false, "text": "0.0", "x": 7, "xref": "x", "y": 9, "yref": "y"}, {"font": {"color": "#FFFFFF", "size": 7}, "showarrow": false, "text": "0.0", "x": 8, "xref": "x", "y": 9, "yref": "y"}, {"font": {"color": "#FFFFFF", "size": 7}, "showarrow": false, "text": "0.0", "x": 9, "xref": "x", "y": 9, "yref": "y"}, {"font": {"color": "#FFFFFF", "size": 7}, "showarrow": false, "text": "0.0", "x": 10, "xref": "x", "y": 9, "yref": "y"}, {"font": {"color": "#FFFFFF", "size": 7}, "showarrow": false, "text": "0.0", "x": 11, "xref": "x", "y": 9, "yref": "y"}, {"font": {"color": "#FFFFFF", "size": 7}, "showarrow": false, "text": "0.01", "x": 0, "xref": "x", "y": 10, "yref": "y"}, {"font": {"color": "#FFFFFF", "size": 7}, "showarrow": false, "text": "0.01", "x": 1, "xref": "x", "y": 10, "yref": "y"}, {"font": {"color": "#FFFFFF", "size": 7}, "showarrow": false, "text": "0.01", "x": 2, "xref": "x", "y": 10, "yref": "y"}, {"font": {"color": "#FFFFFF", "size": 7}, "showarrow": false, "text": "0.0", "x": 3, "xref": "x", "y": 10, "yref": "y"}, {"font": {"color": "#FFFFFF", "size": 7}, "showarrow": false, "text": "0.0", "x": 4, "xref": "x", "y": 10, "yref": "y"}, {"font": {"color": "#FFFFFF", "size": 7}, "showarrow": false, "text": "0.0", "x": 5, "xref": "x", "y": 10, "yref": "y"}, {"font": {"color": "#FFFFFF", "size": 7}, "showarrow": false, "text": "0.0", "x": 6, "xref": "x", "y": 10, "yref": "y"}, {"font": {"color": "#FFFFFF", "size": 7}, "showarrow": false, "text": "0.0", "x": 7, "xref": "x", "y": 10, "yref": "y"}, {"font": {"color": "#FFFFFF", "size": 7}, "showarrow": false, "text": "0.0", "x": 8, "xref": "x", "y": 10, "yref": "y"}, {"font": {"color": "#FFFFFF", "size": 7}, "showarrow": false, "text": "0.0", "x": 9, "xref": "x", "y": 10, "yref": "y"}, {"font": {"color": "#FFFFFF", "size": 7}, "showarrow": false, "text": "0.01", "x": 10, "xref": "x", "y": 10, "yref": "y"}, {"font": {"color": "#FFFFFF", "size": 7}, "showarrow": false, "text": "0.02", "x": 11, "xref": "x", "y": 10, "yref": "y"}, {"font": {"color": "#FFFFFF", "size": 7}, "showarrow": false, "text": "0.01", "x": 0, "xref": "x", "y": 11, "yref": "y"}, {"font": {"color": "#FFFFFF", "size": 7}, "showarrow": false, "text": "0.02", "x": 1, "xref": "x", "y": 11, "yref": "y"}, {"font": {"color": "#FFFFFF", "size": 7}, "showarrow": false, "text": "0.01", "x": 2, "xref": "x", "y": 11, "yref": "y"}, {"font": {"color": "#FFFFFF", "size": 7}, "showarrow": false, "text": "0.0", "x": 3, "xref": "x", "y": 11, "yref": "y"}, {"font": {"color": "#FFFFFF", "size": 7}, "showarrow": false, "text": "0.0", "x": 4, "xref": "x", "y": 11, "yref": "y"}, {"font": {"color": "#FFFFFF", "size": 7}, "showarrow": false, "text": "0.0", "x": 5, "xref": "x", "y": 11, "yref": "y"}, {"font": {"color": "#FFFFFF", "size": 7}, "showarrow": false, "text": "0.0", "x": 6, "xref": "x", "y": 11, "yref": "y"}, {"font": {"color": "#FFFFFF", "size": 7}, "showarrow": false, "text": "0.0", "x": 7, "xref": "x", "y": 11, "yref": "y"}, {"font": {"color": "#FFFFFF", "size": 7}, "showarrow": false, "text": "0.0", "x": 8, "xref": "x", "y": 11, "yref": "y"}, {"font": {"color": "#FFFFFF", "size": 7}, "showarrow": false, "text": "0.01", "x": 9, "xref": "x", "y": 11, "yref": "y"}, {"font": {"color": "#FFFFFF", "size": 7}, "showarrow": false, "text": "0.02", "x": 10, "xref": "x", "y": 11, "yref": "y"}, {"font": {"color": "#FFFFFF", "size": 7}, "showarrow": false, "text": "0.02", "x": 11, "xref": "x", "y": 11, "yref": "y"}], "title": {"text": "Spiled"}, "xaxis": {"gridcolor": "rgb(0, 0, 0)", "showticklabels": false, "side": "top", "ticks": ""}, "yaxis": {"showticklabels": false, "ticks": "", "ticksuffix": "  "}}}
